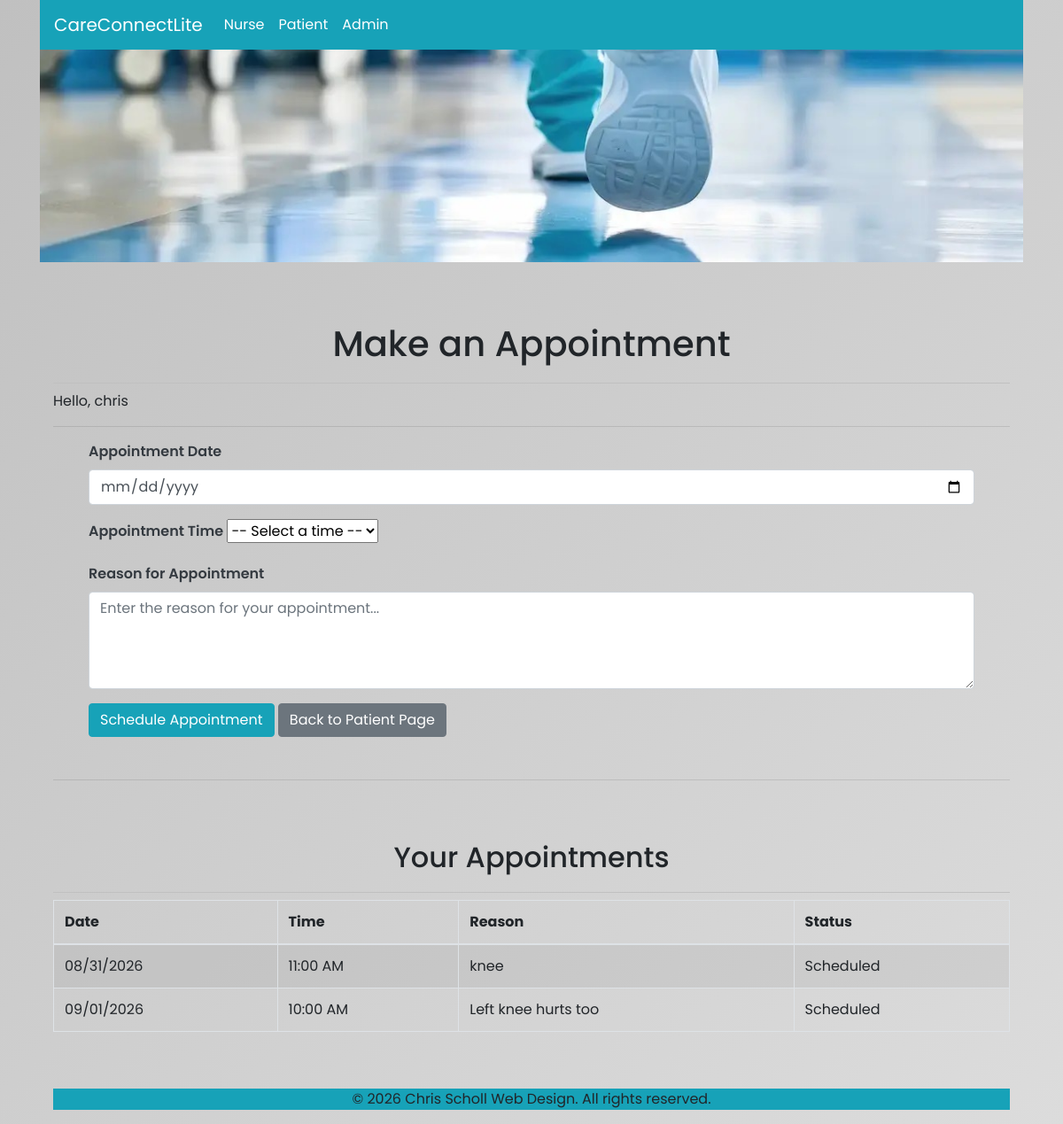
The page /appointments (signed in) on the database as committed earlier.
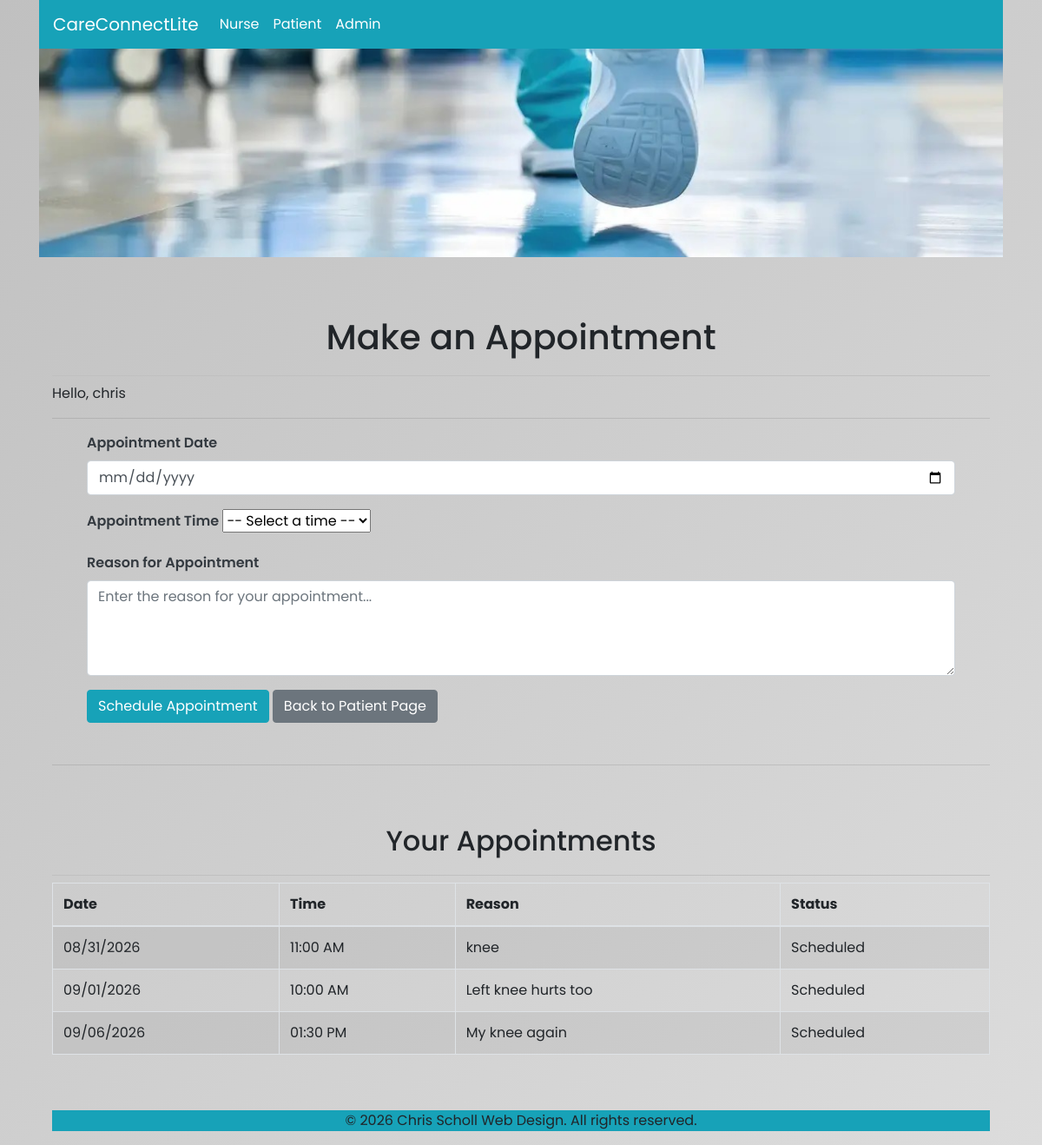
The same page on the database as committed later.
### models.py (models this page shows)
class Appointment(db.Model):
    id = db.Column(
        db.Integer,
        primary_key=True
    )
    patient_id = db.Column(
        db.Integer,
        db.ForeignKey("user.id"),
        nullable=False
    )
    appointment_date = db.Column(
        db.Date,
        nullable=False
    )
    appointment_time = db.Column(
        db.Time,
        nullable=False
    )
    reason = db.Column(
        db.String(255),
        nullable=False
    )
    status = db.Column(
        db.String(50),
        nullable=False,
        default="Scheduled"
    )
    created_at = db.Column(
        db.DateTime(timezone=True),
        default=lambda: datetime.now(timezone.utc),
        nullable=False
    )
    patient = db.relationship(
        "User",
        foreign_keys=[patient_id],
        back_populates="appointments"
    )

### app.py (the view, shortened to what this page needs)
@app.route("/appointments", methods=["GET", "POST"])
@role_required("patient")
def appointments():
    patient_appointments = db.session.scalars(
        select(Appointment)
        .where(Appointment.patient_id == current_user.id)
        .order_by(
            Appointment.appointment_date,
            Appointment.appointment_time
        )
    ).all()
    return render_template(
        "appointments.html",
        appointments=patient_appointments
    )

### app.py (called while the page is built)
@login_manager.user_loader
def load_user(user_id):
    return db.session.get(User, int(user_id))

def role_required(required_role):
    def decorator(f):
        @wraps(f)
        @login_required
        def decorated_function(*args, **kwargs):
            if current_user.role != required_role:
                flash("You do not have permission to view this page.", "danger")
                return redirect(url_for('login'))
            return f(*args, **kwargs)
        return decorated_function
    return decorator

### templates/appointments.html (shortened to what this page needs)
{% extends 'base.html' %}
{% block content %}
<div class="container py-5">
    <h1>Make an Appointment</h1>
    <p>
        Hello, {{ current_user.username }}
    </p>
    <hr>
    <form method="POST">
        <div class="mb-3">
            <label
                for="appointment_date"
                class="form-label"
            >
                Appointment Date
            </label>
            <input
                type="date"
                class="form-control"
                id="appointment_date"
                name="appointment_date"
                required
            >
        </div>
        <div class="mb-3">
            <label
                for="appointment_time"
                class="form-label"
            >
                Appointment Time
            </label>
            <select
                class="form-select"
                id="appointment_time"
                name="appointment_time"
                required
            >
                <option value="" selected disabled>
                    -- Select a time --
                </option>
            </select>
        </div>
        <div class="mb-3">
            <label
                for="reason"
                class="form-label"
            >
                Reason for Appointment
            </label>
            <textarea
                class="form-control"
                id="reason"
                name="reason"
                rows="4"
                maxlength="255"
                required
                placeholder="Enter the reason for your appointment..."
            ></textarea>
        </div>
        <button
            type="submit"
            class="btn btn-info"
        >
            Schedule Appointment
        </button>
        <a
            href="{{ url_for('patient') }}"
            class="btn btn-secondary"
        >
            Back to Patient Page
        </a>
    </form>
    <hr class="my-5">
    <h2>Your Appointments</h2>
    {% if appointments %}
        <div class="table-responsive">
            <table class="table table-bordered table-striped">
                <thead>
                    <tr>
                        <th>Date</th>
                        <th>Time</th>
                        <th>Reason</th>
                        <th>Status</th>
                    </tr>
                </thead>
                <tbody>
                    {% for appointment in appointments %}
                    <tr>
                        <td>
                            {{ appointment.appointment_date.strftime('%m/%d/%Y') }}
                        </td>
                        <td>
                            {{ appointment.appointment_time.strftime('%I:%M %p') }}
                        </td>
                        <td>
                            {{ appointment.reason }}
                        </td>
                        <td>
                            {{ appointment.status }}
                        </td>
                    </tr>
                    {% endfor %}
                </tbody>
            </table>
        </div>
    {% else %}
        <div class="alert alert-info">
            You do not have any appointments scheduled.
        </div>
    {% endif %}
</div>
{% endblock content %}

Rows that differ between the two databases and show on the page:
added Appointment: appointment_date "09/06/2026", appointment_time "01:30 PM", reason "My knee again", status "Scheduled"
